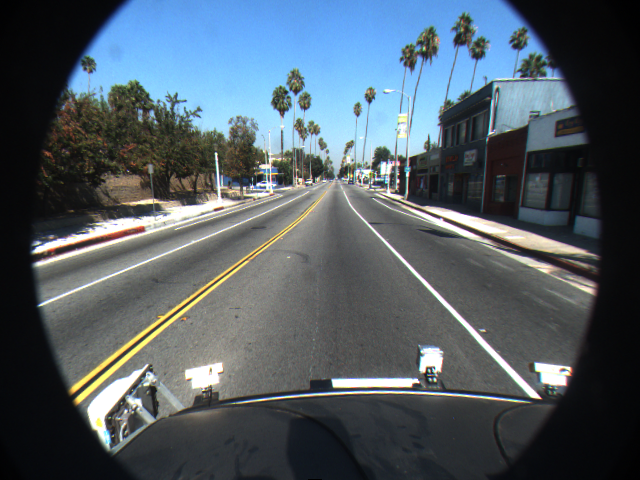
#> input picture Team2/Assignment1/road1.png, 640 x 480 px
$ python question_11.py
#> lines starting #> are read from the running program, lines starting #| are printed output that depends on the picture
import cv2
import numpy as np
from matplotlib import pyplot as plt

# function to perform lane detection
def detectRoads(image):
    img_rgb = cv2.cvtColor(image, cv2.COLOR_BGR2RGB)
    img_gr = cv2.cvtColor(image, cv2.COLOR_BGR2GRAY)
    # smoothing to remove noise
    blur = cv2.GaussianBlur(img_gr, (3, 3), 0)
    # detect edges with sobel-x
    sbl = cv2.Sobel(blur, -1, 1, 0, ksize=3)
    # threshold to remove low intensity edges
    sbl[sbl < 100] = 0
    # detect lines with probabilistic HLT
    lines = cv2.HoughLinesP(sbl, 1, np.pi / 180, 200, minLineLength=10, maxLineGap=5)

    # plotting the lanes on original image
    for line in lines:
        [[x1, y1, x2, y2]] = line
        cv2.line(img_rgb, (x1, y1), (x2, y2), (0, 255, 0), 5)
    return  img_rgb


roads = ["road1.png", "road2.png"]
channel_title = ["Original", "Result"]

fig = plt.figure()
k = 1
# display the results
for road in roads:
    img = cv2.imread(road, cv2.IMREAD_COLOR)
#> img is the input picture: shape (480, 640, 3); mean B, G, R 100.5, 92.2, 80.8
    img_rgb = cv2.cvtColor(img, cv2.COLOR_BGR2RGB)
    channel_image = detectRoads(img)
#> in detectRoads, `img_gr = cv2.cvtColor(image, cv2.COLOR_BGR2GRAY)`:
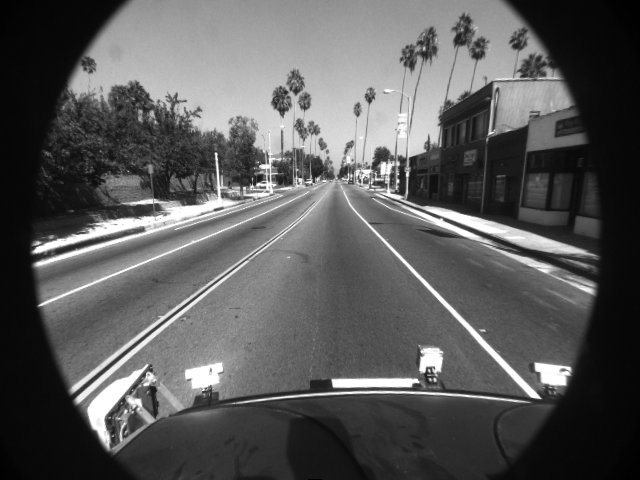
#> img_gr: shape (480, 640); min 0, max 255, mean 89.7
#> in detectRoads, `sbl = cv2.Sobel(blur, -1, 1, 0, ksize=3)`:
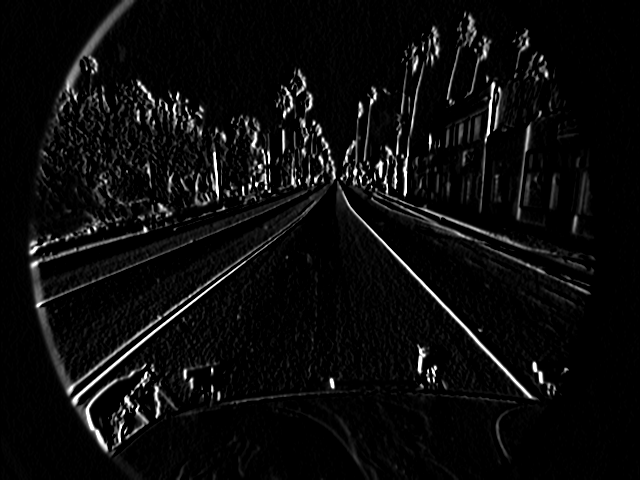
#> sbl: shape (480, 640); min 0, max 255, mean 11.9
#> in detectRoads, `sbl[sbl < 100] = 0`:
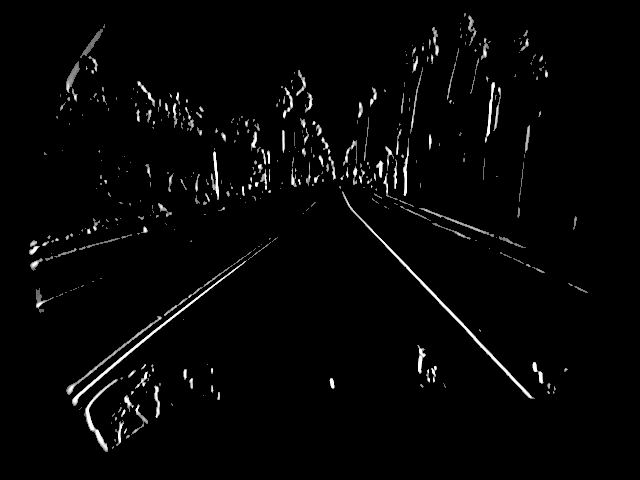
#> sbl: shape (480, 640); min 0, max 255, mean 5.7
#> in detectRoads, `lines = cv2.HoughLinesP(sbl, 1, np.pi / 180, 200, minLineLength=10, ma..`: lines = [[348, 206, 533, 398], [72, 399, 225, 275], [346, 202, 475, 336], [399, 261, 531, 398], [66, 389, 242, 257], [72, 400, 240, 264]]
#> the loop in detectRoads, `for line in lines:` made 6 passes
#> after the loop in detectRoads, `for line in lines:`:
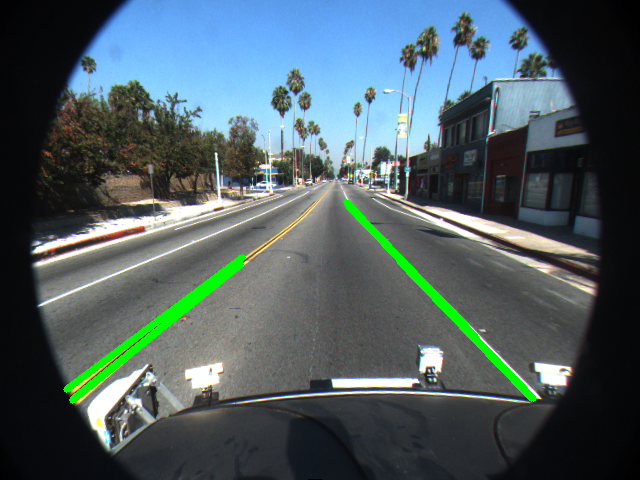
#> img_rgb: shape (480, 640, 3); mean R, G, B 77.8, 93.7, 98.2
    ax = fig.add_subplot(2, 2, k)
    ax.imshow(img_rgb, cmap="gray")
    ax.set_title(channel_title[0])
    plt.axis("off")
    k = k + 1
    ax = fig.add_subplot(2, 2, k)
    ax.set_title(channel_title[1])
    ax.imshow(channel_image, cmap="gray")
    k = k + 1
    plt.axis("off")
#> pass 2 of the loop `for road in roads:`:
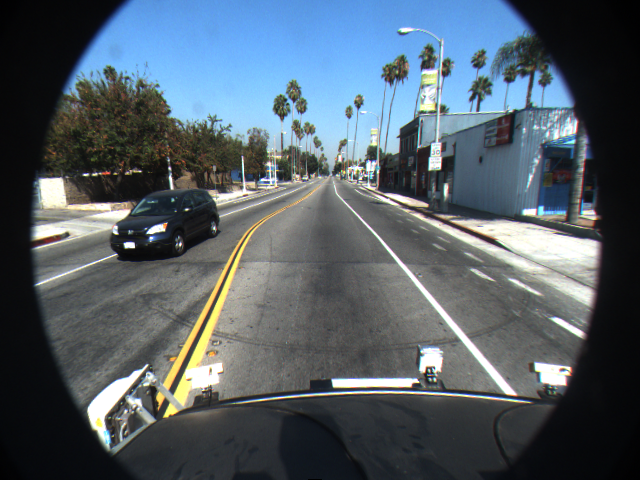
#> input picture Team2/Assignment1/road2.png, 640 x 480 px
#> img is the input picture: shape (480, 640, 3); mean B, G, R 103.8, 94.9, 83.4
#> in detectRoads (call 2), `sbl[sbl < 100] = 0`:
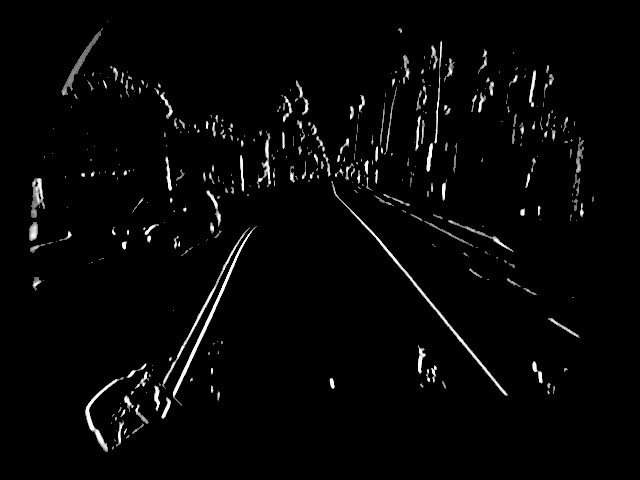
#> sbl: shape (480, 640); min 0, max 255, mean 6.1
#> lines = [[359, 218, 507, 394], [293, 141, 301, 151], [173, 393, 247, 235], [353, 212, 507, 395], [154, 400, 244, 232]]
#> the loop in detectRoads (call 2), `for line in lines:` made 5 passes
#> after the loop in detectRoads (call 2), `for line in lines:`:
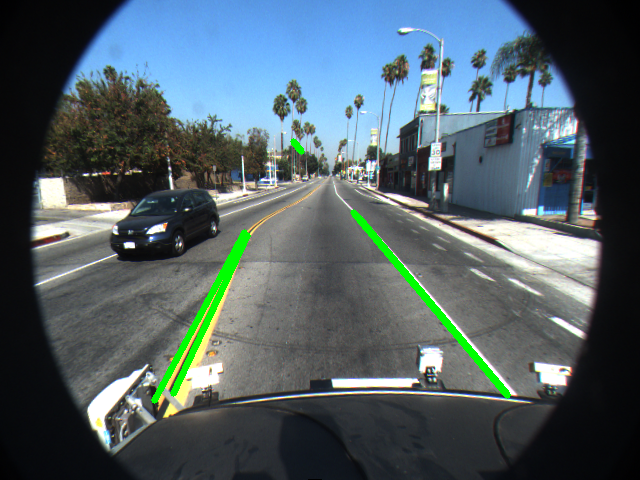
#> img_rgb: shape (480, 640, 3); mean R, G, B 80.9, 96.1, 101.9

plt.show()
